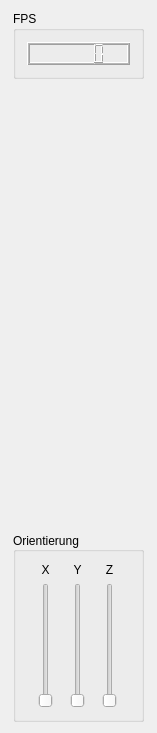
<?xml version="1.0" encoding="UTF-8"?>
<ui version="4.0">
 <class>RobotDock</class>
 <widget class="QDockWidget" name="RobotDock">
  <property name="geometry">
   <rect>
    <x>0</x>
    <y>0</y>
    <width>157</width>
    <height>733</height>
   </rect>
  </property>
  <property name="sizePolicy">
   <sizepolicy hsizetype="Expanding" vsizetype="Expanding">
    <horstretch>0</horstretch>
    <verstretch>0</verstretch>
   </sizepolicy>
  </property>
  <property name="minimumSize">
   <size>
    <width>150</width>
    <height>100</height>
   </size>
  </property>
  <property name="windowTitle">
   <string>RobotControls</string>
  </property>
  <widget class="QWidget" name="RootWidget">
   <property name="sizePolicy">
    <sizepolicy hsizetype="Expanding" vsizetype="Expanding">
     <horstretch>0</horstretch>
     <verstretch>0</verstretch>
    </sizepolicy>
   </property>
   <property name="maximumSize">
    <size>
     <width>958</width>
     <height>16777215</height>
    </size>
   </property>
   <layout class="QHBoxLayout" name="horizontalLayout">
    <item>
     <layout class="QVBoxLayout" name="verticalLayout_7">
      <item>
       <widget class="QGroupBox" name="groupBox">
        <property name="title">
         <string>FPS</string>
        </property>
        <layout class="QGridLayout" name="gridLayout_2">
         <item row="0" column="0">
          <widget class="QLCDNumber" name="lcdNumber">
           <property name="sizePolicy">
            <sizepolicy hsizetype="Preferred" vsizetype="Preferred">
             <horstretch>0</horstretch>
             <verstretch>0</verstretch>
            </sizepolicy>
           </property>
           <property name="font">
            <font>
             <pointsize>14</pointsize>
             <weight>75</weight>
             <bold>true</bold>
            </font>
           </property>
           <property name="frameShape">
            <enum>QFrame::Box</enum>
           </property>
           <property name="lineWidth">
            <number>1</number>
           </property>
           <property name="midLineWidth">
            <number>1</number>
           </property>
          </widget>
         </item>
        </layout>
       </widget>
      </item>
      <item>
       <spacer name="verticalSpacer">
        <property name="orientation">
         <enum>Qt::Vertical</enum>
        </property>
        <property name="sizeHint" stdset="0">
         <size>
          <width>20</width>
          <height>40</height>
         </size>
        </property>
       </spacer>
      </item>
      <item>
       <widget class="QGroupBox" name="Orientierung">
        <property name="sizePolicy">
         <sizepolicy hsizetype="Fixed" vsizetype="Fixed">
          <horstretch>0</horstretch>
          <verstretch>0</verstretch>
         </sizepolicy>
        </property>
        <property name="minimumSize">
         <size>
          <width>131</width>
          <height>190</height>
         </size>
        </property>
        <property name="title">
         <string>Orientierung</string>
        </property>
        <property name="alignment">
         <set>Qt::AlignLeading|Qt::AlignLeft|Qt::AlignVCenter</set>
        </property>
        <layout class="QVBoxLayout" name="verticalLayout_8">
         <item>
          <layout class="QGridLayout" name="gridLayout">
           <item row="1" column="0">
            <widget class="QSlider" name="verticalSlider">
             <property name="maximum">
              <number>360</number>
             </property>
             <property name="orientation">
              <enum>Qt::Vertical</enum>
             </property>
            </widget>
           </item>
           <item row="1" column="2">
            <widget class="QSlider" name="verticalSlider_3">
             <property name="maximum">
              <number>360</number>
             </property>
             <property name="orientation">
              <enum>Qt::Vertical</enum>
             </property>
            </widget>
           </item>
           <item row="0" column="0">
            <widget class="QLabel" name="label">
             <property name="layoutDirection">
              <enum>Qt::LeftToRight</enum>
             </property>
             <property name="text">
              <string>X</string>
             </property>
             <property name="alignment">
              <set>Qt::AlignCenter</set>
             </property>
            </widget>
           </item>
           <item row="0" column="1">
            <widget class="QLabel" name="label_2">
             <property name="layoutDirection">
              <enum>Qt::LeftToRight</enum>
             </property>
             <property name="text">
              <string>Y</string>
             </property>
             <property name="alignment">
              <set>Qt::AlignCenter</set>
             </property>
            </widget>
           </item>
           <item row="0" column="2">
            <widget class="QLabel" name="label_3">
             <property name="text">
              <string>Z</string>
             </property>
             <property name="alignment">
              <set>Qt::AlignCenter</set>
             </property>
            </widget>
           </item>
           <item row="1" column="1">
            <widget class="QSlider" name="verticalSlider_2">
             <property name="maximum">
              <number>360</number>
             </property>
             <property name="orientation">
              <enum>Qt::Vertical</enum>
             </property>
            </widget>
           </item>
          </layout>
         </item>
        </layout>
       </widget>
      </item>
     </layout>
    </item>
   </layout>
  </widget>
 </widget>
 <layoutdefault spacing="6" margin="11"/>
 <resources/>
 <connections/>
</ui>
